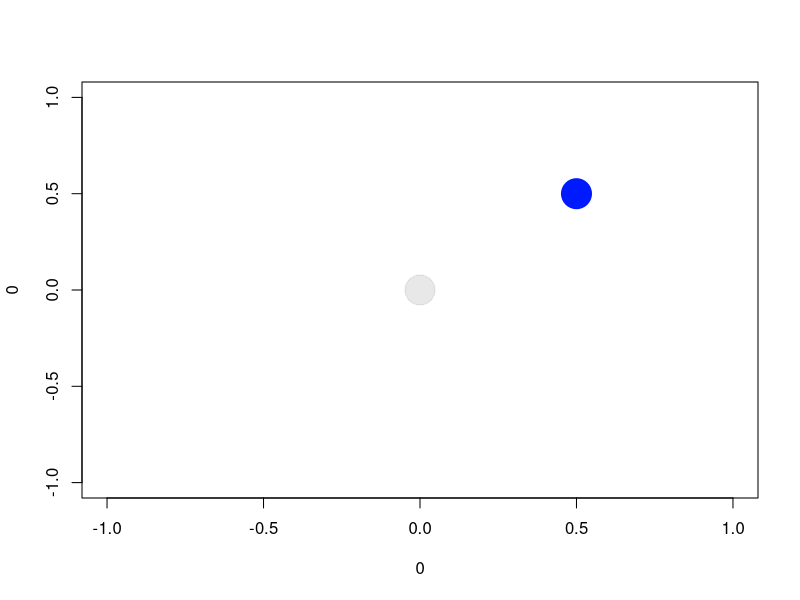
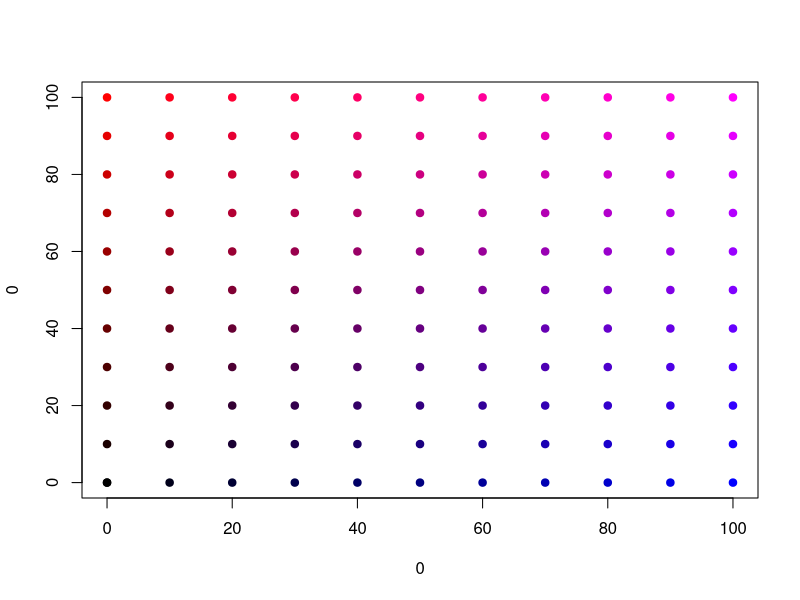
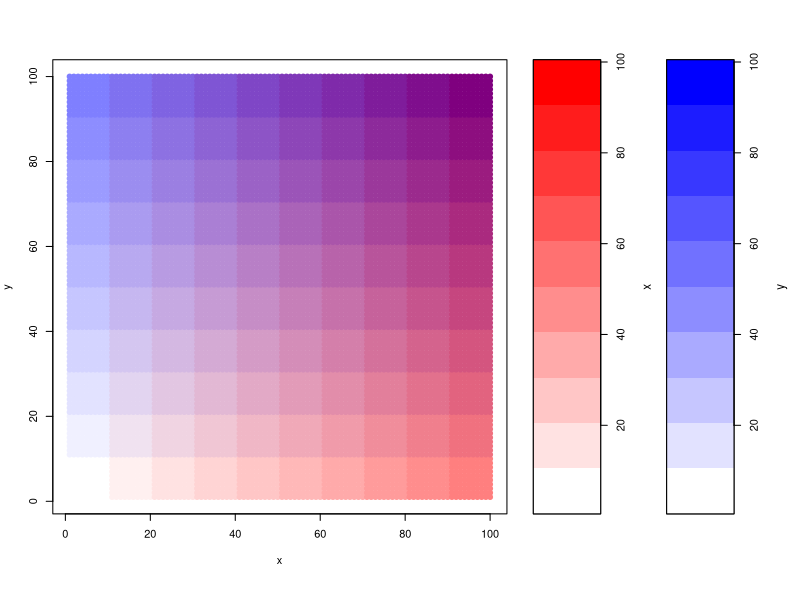

Source code (R) for these figures, in order:

par(mfrow=c(1,1))
plot(0,0,col="#AAAAAA44",pch=19,cex=4)

points(.5,.5,col=rgb(0,.1,1),cex=4,pch=19)



dat <- expand.grid(blue=seq(0, 100, by=10), red=seq(0, 100, by=10))
dat <- within(dat, mix <- rgb(green=0, red=red, blue=blue, maxColorValue=100))

plot(0,0,xlim=c(0,100),ylim=c(0,100))
for(i in 1:dim(dat)[1]){
  points(dat[i,1],dat[i,2],col=dat[i,3],pch=19)
}



val2col<-function(z, zlim, col = heat.colors(12), breaks){
  if(!missing(breaks)){
    if(length(breaks) != (length(col)+1)){stop("must have one more break than colour")}
  }
  if(missing(breaks) & !missing(zlim)){
    zlim[2] <- zlim[2]+c(zlim[2]-zlim[1])*(1E-3)#adds a bit to the range in both directions
    zlim[1] <- zlim[1]-c(zlim[2]-zlim[1])*(1E-3)
    breaks <- seq(zlim[1], zlim[2], length.out=(length(col)+1)) 
  }
  if(missing(breaks) & missing(zlim)){
    zlim <- range(z, na.rm=TRUE)
    zlim[2] <- zlim[2]+c(zlim[2]-zlim[1])*(1E-3)#adds a bit to the range in both directions
    zlim[1] <- zlim[1]-c(zlim[2]-zlim[1])*(1E-3)
    breaks <- seq(zlim[1], zlim[2], length.out=(length(col)+1))
  }
  colorlevels <- col[((as.vector(z)-breaks[1])/(range(breaks)[2]-range(breaks)[1]))*(length(breaks)-1)+1] # assign colors to heights for each point
  colorlevels
}


#data
x <- seq(100)
y <- seq(100)
grd <- expand.grid(x=x,y=y)

#assign colors to grd levels
pal1 <- colorRampPalette(c("white", rgb(1,0,0)), space = "rgb")
col1 <- val2col(x, col=pal1(10))
pal2 <- colorRampPalette(c("white", rgb(0,0,1)), space = "rgb")
col2 <- val2col(y, col=pal2(10))
col3 <- NA*seq(nrow(grd))
for(i in seq(nrow(grd))){
  xpos <- grd$x[i]
  ypos <- grd$y[i]
  coltmp <- (col2rgb(col1[xpos])/2) + (col2rgb(col2[ypos])/2)
  col3[i] <- rgb(coltmp[1], coltmp[2], coltmp[3], maxColorValue = 255)
}

#plot
png("2_color_scales.png", width=6, height=4, units="in", res=200)
layout(matrix(c(1,2,3), nrow=1, ncol=3), widths=c(4,1,1), heights=4, respect=T)
par(mar=c(4,4,2,2))
plot(grd,col=col3, pch=19)
par(mar=c(4,0,2,5))
image(x=1, y=x, z=t(as.matrix(x)), col=pal1(10), xaxt="n", yaxt="n", xlab="", ylab="")
box()
axis(4)
mtext("x", side=4, line=3, cex=0.7)
par(mar=c(4,0,2,5))
image(x=1, y=y, z=t(as.matrix(y)), col=pal2(10), xaxt="n", yaxt="n", xlab="", ylab="")
box()
axis(4)
mtext("y", side=4, line=3, cex=0.7)
dev.off()

